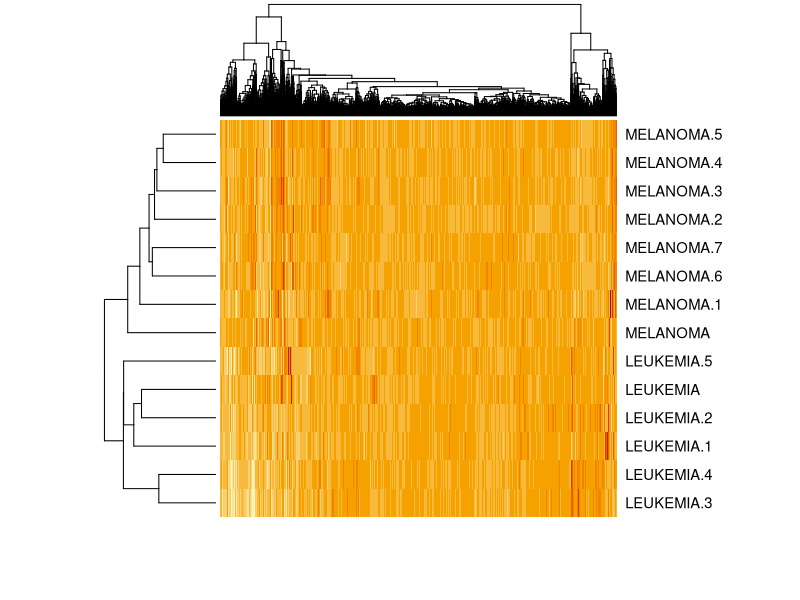
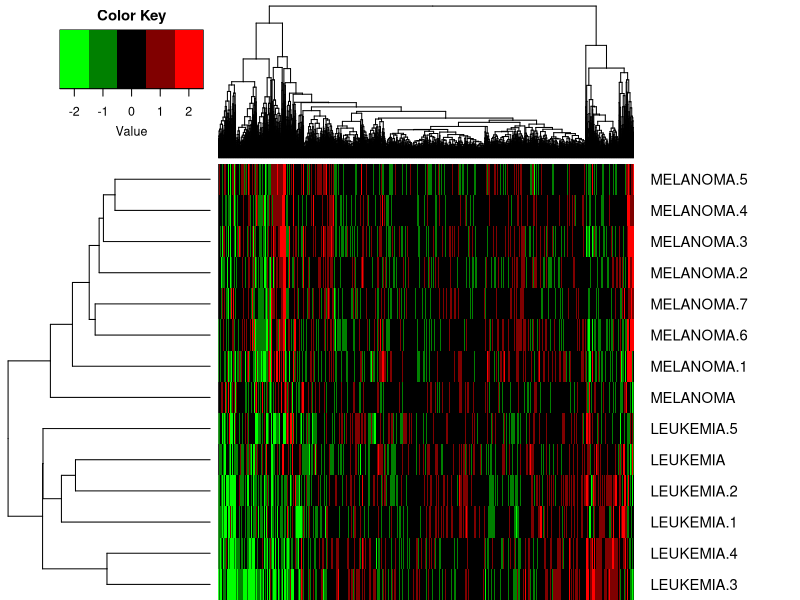

Reproduce these figures in R, in order.
## ---- chunk 1
health <- read.csv("health.csv")
head(health)
## ---- chunk 2
str(health)
## ---- chunk 3
summary(health$sex)
## ---- chunk 4
sum(is.na(health$height))
## ---- chunk 5
sum(health$height>1.875, na.rm=TRUE)
## ---- chunk 6
levels(health$hands_eating)
## ---- chunk 7
health$hands_eating <- factor(health$hands_eating, levels=c("Always","Most of the time","Sometimes","Rarely","Never"))
levels(health$hands_eating)
## ---- chunk 8
unemployment <- read.table("unemployment.txt", head=TRUE, sep="|")
## ---- chunk 9
library(dplyr)
countySortedByRate <- unemployment %>% filter(period == "Aug-11") %>% arrange(desc(rate)) %>% select(county,state, rate)
head(countySortedByRate, 3)
## ---- chunk 10
tail(countySortedByRate, 3)
## ---- chunk 11
overallRate <- with(unemployment, sum(unemployed)/sum(as.numeric(civilian))*100)
unemployment %>% filter(period == "Aug-11", state_code == "IN") %>% mutate(diff = abs(rate-overallRate)) %>% filter(diff == min(diff)) %>% select(county, rate, diff)
## ---- chunk 12
dat <- read.table("microarray.txt", head=TRUE)
dim(dat)
## ---- chunk 13
bvar <- function(data, rows) {
  rowSd <- apply(data[rows,], 1, sd)
  rows[which.max(rowSd)]
}
bvar(dat, c(40, 50, 60))
## ---- chunk 14
dat <- dat %>% select(starts_with("LEUKEMIA"), starts_with("MELANOMA"))
heatmap(t(as.matrix(dat)), labCol=FALSE, scale="none")
## ---- chunk 15
library("gplots")
heatmap.2(t(as.matrix(dat)), col=greenred, breaks=-2.5:2.5, labCol=FALSE, margins=c(0,10), scale="none", trace="none", density.info="none")
